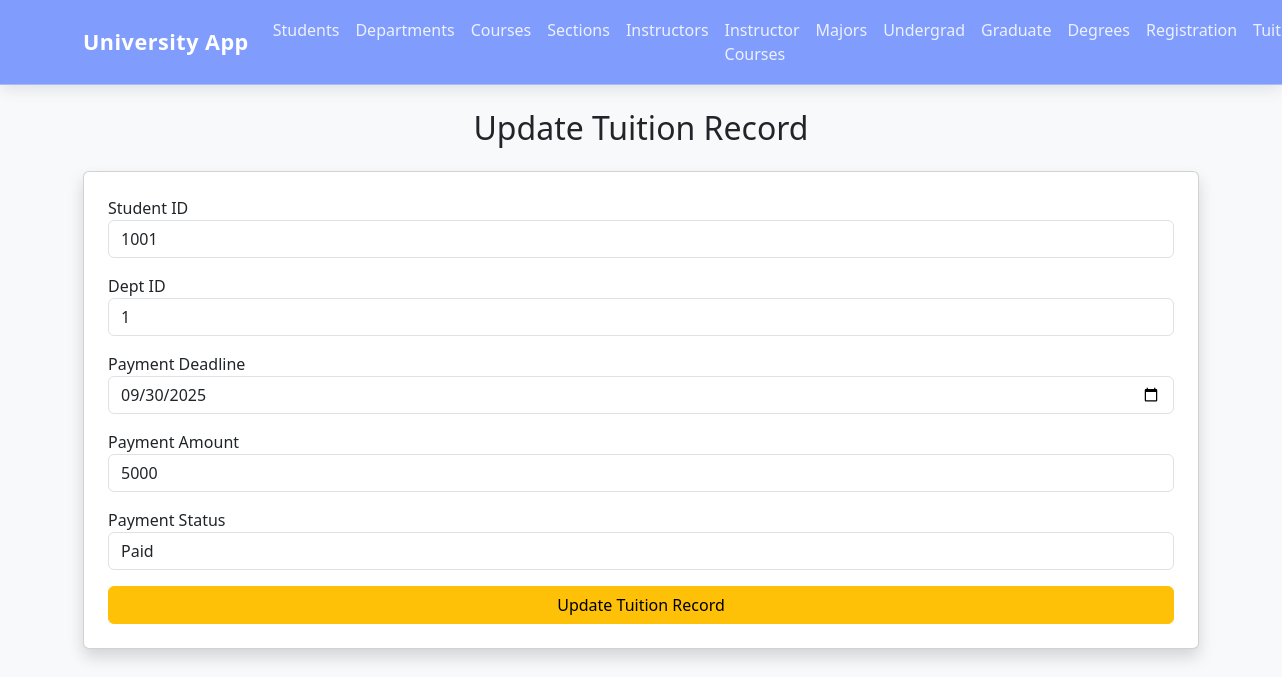
The app's page /update-tuition/1001/1 with its own data.
### tables this page shows
CREATE TABLE Tuition (
    Student_ID INTEGER,
    Dept_ID INTEGER,
    Payment_Deadline TEXT,
    Payment_Amount INTEGER,
    Payment_Status TEXT,
    PRIMARY KEY(Student_ID, Dept_ID),
    FOREIGN KEY(Student_ID) REFERENCES Student(Student_ID),
    FOREIGN KEY(Dept_ID) REFERENCES Department(Dept_ID)
);

### app.py (the view, shortened to what this page needs)
@app.route("/update-tuition/<int:s_id>/<int:d_id>", methods=["GET", "POST"])
def update_tuition(s_id, d_id):
    conn = get_db_connection()
    row = conn.execute("""
        SELECT * FROM Tuition
        WHERE Student_ID = ? AND Dept_ID = ?
    """, (s_id, d_id)).fetchone()
    if not row:
        flash("Tuition record not found!", "danger")
        return redirect(url_for("tuition"))
    return render_template(
        "update_tuition.html",
        title="Update Tuition Record",
        t=row
    )

### app.py (called while the page is built)
def get_db_connection():
    conn = sqlite3.connect("university.db")
    conn.row_factory = sqlite3.Row
    return conn

### templates/update_tuition.html (shortened to what this page needs)
{% extends "base.html" %}
{% block content %}
<h2 class="mb-4 text-center">Update Tuition Record</h2>
<form method="POST" class="card p-4 shadow">
    <div class="mb-3">
        <label>Student ID</label>
        <input type="number" name="student_id" class="form-control"
               value="{{ t.Student_ID }}" required>
    </div>
    <div class="mb-3">
        <label>Dept ID</label>
        <input type="number" name="dept_id" class="form-control"
               value="{{ t.Dept_ID }}" required>
    </div>
    <div class="mb-3">
        <label>Payment Deadline</label>
        <input type="date" name="payment_deadline" class="form-control"
               value="{{ t.Payment_Deadline }}" required>
    </div>
    <div class="mb-3">
        <label>Payment Amount</label>
        <input type="number" name="payment_amount" class="form-control"
               value="{{ t.Payment_Amount }}" required>
    </div>
    <div class="mb-3">
        <label>Payment Status</label>
        <select name="payment_status" class="form-control" required>
            <option value="Paid" {% if t.Payment_Status == 'Paid' %}selected{% endif %}>Paid</option>
        </select>
    </div>
    <button type="submit" class="btn btn-warning w-100">Update Tuition Record</button>
</form>
{% endblock %}

### records on screen
Tuition: student_id "1001", dept_id "1", payment_deadline "09/30/2025", payment_amount "5000", payment_status "Paid"
